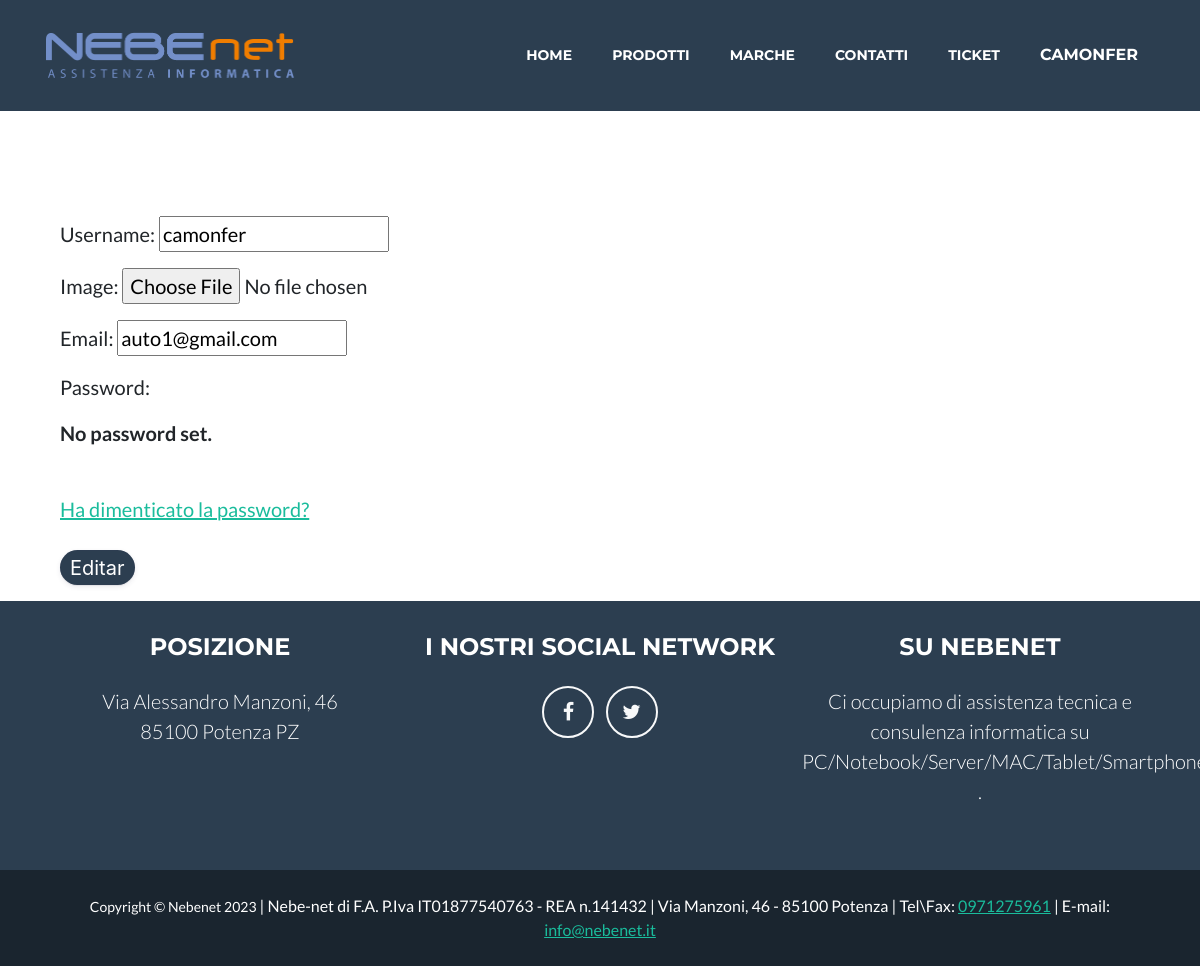
Page /usuarios/2/update (signed in) on the committed database.
### nebenet_app/models.py (models this page shows, shortened)
class User(AbstractUser):
    email = models.EmailField(unique=True)
    image = models.ImageField(upload_to ='img/')
    date = models.DateTimeField(auto_now=True)

### nebenet_app/views.py (the view)
# urls.py: path('usuarios/<int:pk>/update', Update_User.as_view(), name="usuarios-update"),
class Update_User(UserPassesTestMixin, LoginRequiredMixin, UpdateView):
    model = User
    form_class = UserEdit
    template_name = "./nebenet_app/user_update_form.html"
    def test_func(self):
        try:
            return User.objects.get(pk=self.request.user.pk)==User.objects.get(pk=self.kwargs.get("pk"))
        except:
            return False

### nebenet_app/forms.py
class UserEdit(UserChangeForm):
	class Meta:
		model = User
		fields = ('username','image','email')

### nebenet_app/templates/nebenet_app/user_update_form.html (shortened to what this page needs)
{% extends 'base.html' %}
{% load static %}
{% block content %}
<div class="formulario">
  <header class="masthead">
  </header>
  <form method="post" enctype="multipart/form-data">
    {{ form.as_p }}
    <a href="{% url 'password_reset' %}">Ha dimenticato la password?</a>
    <button class="button-9" type="submit">Editar</button>
  </form>
</div>
{% endblock %}

### nebenet_app/templates/base.html (shortened to what this page needs)
<!DOCTYPE html>
{% load static %}
<html lang="en">
    <head>
        <link rel="stylesheet" href="https://cdnjs.cloudflare.com/ajax/libs/font-awesome/4.7.0/css/font-awesome.min.css">
        <link href="/static/css/styles.css" rel="stylesheet" />
    </head>
    <body id="page-top">
        <nav class="navbar navbar-expand-lg bg-secondary text-uppercase fixed-top" id="mainNav">
            <div class="container">
                <a class="navbar-brand" href="{% url 'index' %}"><img class="logomain" src="/static/assets/img/logo.png" alt="..." /></a>
                <div class="collapse navbar-collapse" id="navbarResponsive">
                    <ul class="navbar-nav ms-auto">
                        <li class="nav-item mx-0 mx-lg-1"><a class="nav-link py-3 px-0 px-lg-3 rounded" href="{% url 'index' %}">Home</a></li>
                        {% if request.user.is_staff %}
                        <li class="nav-item mx-0 mx-lg-1">
                            <a class="nav-link py-3 px-0 px-lg-3 rounded" href="{% url 'products_admin_list' %}">Prodotti</a>
                        </li>
                        {% else %}
                        <li class="nav-item mx-0 mx-lg-1">
                            <a class="nav-link py-3 px-0 px-lg-3 rounded" href="{% url 'vitrina' %}">Prodotti</a>
                        </li>
                        {% endif %}
                        <li class="nav-item mx-0 mx-lg-1"><a class="nav-link py-3 px-0 px-lg-3 rounded" href="{% url 'brands' %}">Marche</a></li>
                        <li class="nav-item mx-0 mx-lg-1"><a class="nav-link py-3 px-0 px-lg-3 rounded" href="/company/1/">Contatti</a></li>
                        {% if request.user.is_authenticated %}
                        <li class="nav-item mx-0 mx-lg-1"><a class="nav-link py-3 px-0 px-lg-3 rounded" href="{% url 'tickets_add' %}">Ticket</a></li>
                        <div class="dropdown"><li class="nav-item mx-0 mx-lg-1"><a class="dropbtn nav-link py-3 px-0 px-lg-3 rounded" href="/usuarios/{{ request.user.pk }}">{{ request.user.username }}</a></li>
                            </div>
                        {% endif %}
                    </ul>
                </div>
            </div>
        </nav>
        {% block content %}
        {% endblock %}
        <footer class="footer text-center">
            <div class="container">
                <div class="row">
                    <div class="col-lg-4 mb-5 mb-lg-0">
                        <h4 class="text-uppercase mb-4">Posizione</h4>
                        <p class="lead mb-0">
                            Via Alessandro Manzoni, 46
                            <br />
                            85100 Potenza PZ
                        </p>
                    </div>
                    <div class="col-lg-4 mb-5 mb-lg-0 buttons effect amiens">
                        <h4 class="text-uppercase mb-4">I nostri social network</h4>
                        <a class="btn btn-outline-light btn-social mx-1" href="https://www.facebook.com/nebenetpz/?ref=ts&fref=ts" title="Join us on Facebook"><i class="fa fa-facebook" aria-hidden="true"></i></a>
                        <a class="btn btn-outline-light btn-social mx-1" href="https://twitter.com/nebenet" title="Join us on Twitter"><i class="fa fa-twitter" aria-hidden="true"></i></a>
                    </div>
                    <div class="col-lg-4">
                        <h4 class="text-uppercase mb-4">Su Nebenet</h4>
                        <p class="lead mb-0">
                            Ci occupiamo di assistenza tecnica e consulenza informatica su PC/Notebook/Server/MAC/Tablet/Smartphone
                            .
                        </p>
                    </div>
                </div>
            </div>
        </footer>
        <div class="copyright py-4 text-center text-white">
            <div class="container"><small>Copyright &copy; Nebenet 2023</small> | Nebe-net di F.A. P.Iva IT01877540763 - REA n.141432 | Via Manzoni, 46 - 85100 Potenza | Tel\Fax: <a href="tel:0971275961">0971275961</a> | E-mail:<a href="mailto: info@nebenet.it"> info@nebenet.it</a> </div>
        </div>
    </body>
</html>

### rows in the picture
User: user.username "CAMONFER", username "camonfer", email "auto1@gmail.com"
